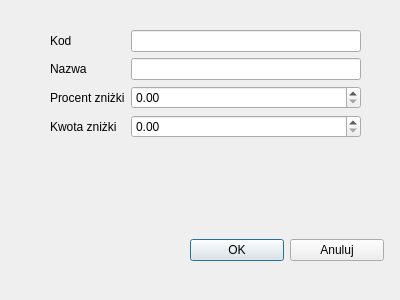
<?xml version="1.0" encoding="UTF-8"?>
<ui version="4.0">
 <class>DodajPromocje</class>
 <widget class="QDialog" name="DodajPromocje">
  <property name="geometry">
   <rect>
    <x>0</x>
    <y>0</y>
    <width>400</width>
    <height>300</height>
   </rect>
  </property>
  <property name="windowTitle">
   <string>Dialog</string>
  </property>
  <widget class="QWidget" name="formLayoutWidget">
   <property name="geometry">
    <rect>
     <x>50</x>
     <y>30</y>
     <width>311</width>
     <height>151</height>
    </rect>
   </property>
   <layout class="QFormLayout" name="formLayout">
    <item row="0" column="0">
     <widget class="QLabel" name="kodLabel">
      <property name="text">
       <string>Kod</string>
      </property>
     </widget>
    </item>
    <item row="0" column="1">
     <widget class="QLineEdit" name="kodLineEdit"/>
    </item>
    <item row="1" column="0">
     <widget class="QLabel" name="nazwaLabel">
      <property name="text">
       <string>Nazwa</string>
      </property>
     </widget>
    </item>
    <item row="1" column="1">
     <widget class="QLineEdit" name="nazwaLineEdit"/>
    </item>
    <item row="2" column="0">
     <widget class="QLabel" name="procentZniKiLabel">
      <property name="text">
       <string>Procent zniżki</string>
      </property>
     </widget>
    </item>
    <item row="2" column="1">
     <widget class="QDoubleSpinBox" name="procentZniKiDoubleSpinBox"/>
    </item>
    <item row="3" column="0">
     <widget class="QLabel" name="kwotaZniKiLabel">
      <property name="text">
       <string>Kwota zniżki</string>
      </property>
     </widget>
    </item>
    <item row="3" column="1">
     <widget class="QDoubleSpinBox" name="kwotaZniKiDoubleSpinBox"/>
    </item>
   </layout>
  </widget>
  <widget class="QWidget" name="horizontalLayoutWidget">
   <property name="geometry">
    <rect>
     <x>190</x>
     <y>210</y>
     <width>194</width>
     <height>80</height>
    </rect>
   </property>
   <layout class="QHBoxLayout" name="horizontalLayout">
    <item>
     <widget class="QPushButton" name="Ok">
      <property name="text">
       <string>OK</string>
      </property>
     </widget>
    </item>
    <item>
     <widget class="QPushButton" name="anuluj">
      <property name="text">
       <string>Anuluj</string>
      </property>
     </widget>
    </item>
   </layout>
  </widget>
 </widget>
 <resources/>
 <connections/>
</ui>
